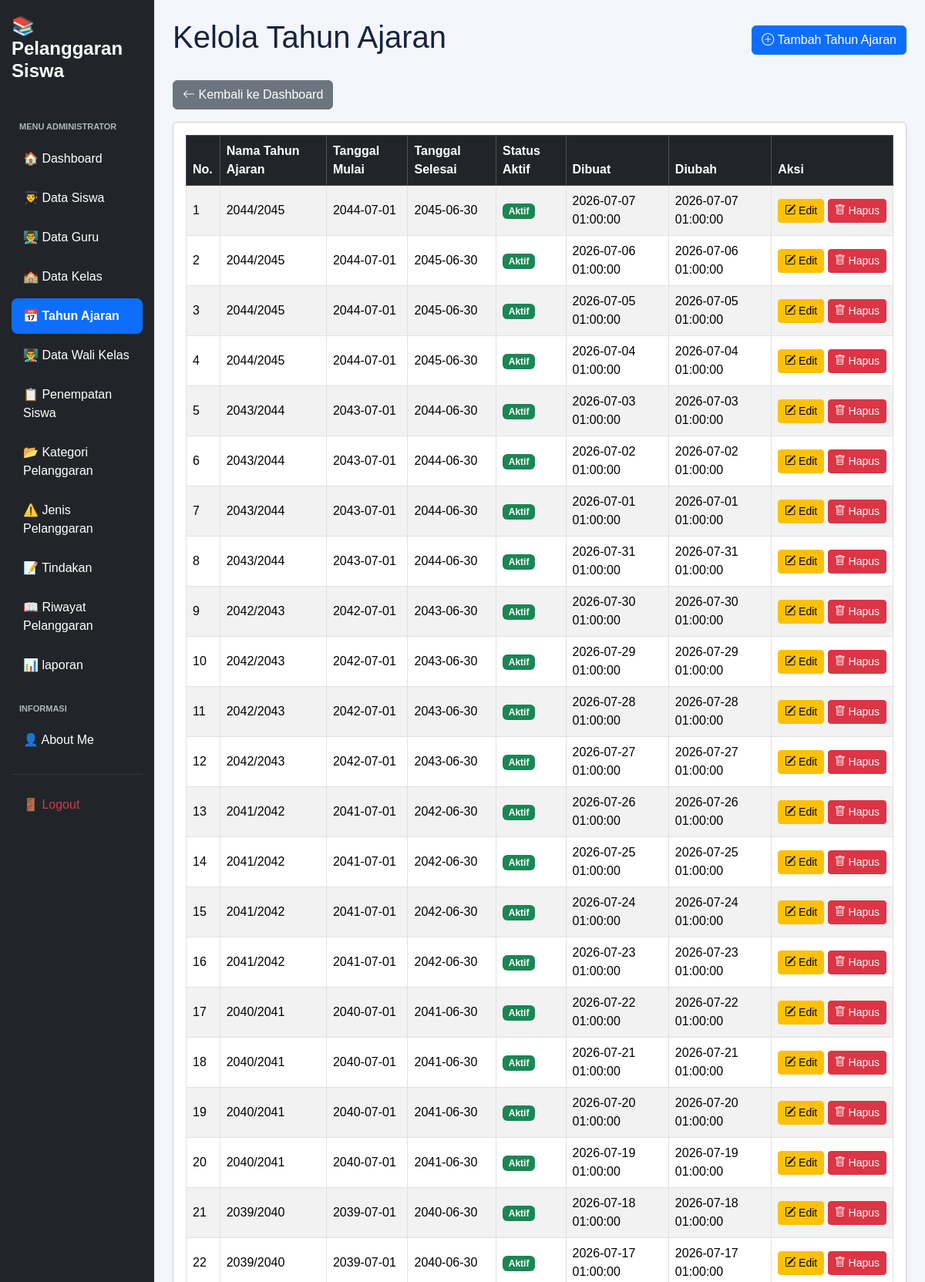
Page /kelola_tahun_ajaran.php (signed in, upper part) on the committed database.
### tables this page shows
CREATE TABLE `t_tahun_ajaran` (
  `id` int(11) NOT NULL,
  `nama` varchar(20) DEFAULT NULL,
  `tanggal_mulai` date NOT NULL,
  `tanggal_selesai` date NOT NULL,
  `status_aktif` tinyint(1) NOT NULL,
  `created_at` timestamp NOT NULL DEFAULT current_timestamp(),
  `updated_at` timestamp NOT NULL DEFAULT current_timestamp()
);

### kelola_tahun_ajaran.php (the view, shortened to what this page needs)
<?php
include 'config/koneksi.php';
$sql = "SELECT * FROM t_tahun_ajaran ORDER BY id DESC";
$hasil = mysqli_query($koneksi, $sql);
?>
<!DOCTYPE html>
<html lang="id">
<head>
    <link href="https://cdn.jsdelivr.net/npm/bootstrap@5.3.8/dist/css/bootstrap.min.css"
          rel="stylesheet">
    <link href="https://cdn.jsdelivr.net/npm/bootstrap-icons@1.11.3/font/bootstrap-icons.css"
          rel="stylesheet">
    <link href="https://cdn.datatables.net/2.3.4/css/dataTables.bootstrap5.min.css"
          rel="stylesheet">
    <link rel="stylesheet" href="layout/style.css">
</head>
<body>
<div class="container-fluid">
    <div class="row">
        <?php include 'layout/sidebar.php'; ?>
        <main class="col-md-9 col-lg-10 p-4">
            <div class="d-flex justify-content-between align-items-center mb-4">
                <h1>Kelola Tahun Ajaran</h1>
                <a href="tambah_tahun_ajaran.php" class="btn btn-primary">
                    <i class="bi bi-plus-circle"></i>
                    Tambah Tahun Ajaran
                </a>
            </div>
            <a href="dashboard.php" class="btn btn-secondary mb-3">
                <i class="bi bi-arrow-left"></i>
                Kembali ke Dashboard
            </a>
            <div class="card shadow-sm">
                <div class="card-body">
                    <div class="table-responsive">
                        <table id="tabelTahunAjaran"
                               class="table table-striped table-bordered table-hover align-middle w-100">
                            <thead class="table-dark">
                                <tr>
                                    <th>No.</th>
                                    <th>Nama Tahun Ajaran</th>
                                    <th>Tanggal Mulai</th>
                                    <th>Tanggal Selesai</th>
                                    <th>Status Aktif</th>
                                    <th>Dibuat</th>
                                    <th>Diubah</th>
                                    <th>Aksi</th>
                                </tr>
                            </thead>
                            <tbody>
                                <?php
                                $no = 1;
                                while ($row = mysqli_fetch_assoc($hasil)) {
                                ?>
                                <tr>
                                    <td><?= $no++ ?></td>
                                    <td>
                                        <?= htmlspecialchars($row['nama']) ?>
                                    </td>
                                    <td>
                                        <?= htmlspecialchars($row['tanggal_mulai']) ?>
                                    </td>
                                    <td>
                                        <?= htmlspecialchars($row['tanggal_selesai']) ?>
                                    </td>
                                    <td>
                                        <?php if ($row['status_aktif'] == 1) { ?>
                                            <span class="badge bg-success">
                                                Aktif
                                            </span>
                                        <?php } else { ?>
                                            <span class="badge bg-secondary">
                                                Tidak Aktif
                                            </span>
                                        <?php } ?>
                                    </td>
                                    <td>
                                        <?= htmlspecialchars($row['created_at'] ?? '-') ?>
                                    </td>
                                    <td>
                                        <?= htmlspecialchars($row['updated_at'] ?? '-') ?>
                                    </td>
                                    <td class="text-nowrap">
                                        <a href="edit_tahun_ajaran.php?id=<?= urlencode($row['id']) ?>"
                                           class="btn btn-warning btn-sm">
                                            <i class="bi bi-pencil-square"></i>
                                            Edit
                                        </a>
                                        <a href="hapus_tahun_ajaran.php?id=<?= urlencode($row['id']) ?>"
                                           class="btn btn-danger btn-sm"
                                           onclick="return confirm('Yakin ingin menghapus tahun ajaran ini?')">
                                            <i class="bi bi-trash"></i>
                                            Hapus
                                        </a>
                                    </td>
                                </tr>
                                <?php } ?>
                            </tbody>
                        </table>
                    </div>
                </div>
            </div>
        </main>
    </div>
</div>
</body>
</html>

### layout/style.css (style rules this page uses)
:root { --primary: #3659d9; --navy: #17233f; --background: #f4f6fb; --text-muted: #778198; --border: #e8ecf4; }
* { box-sizing: border-box; }
body { margin: 0; font-family: 'Poppins', sans-serif; background: var(--background); color: var(--navy); }

### rows in the picture
t_tahun_ajaran: nama "2044/2045", tanggal_mulai "2044-07-01", tanggal_selesai "2045-06-30", status_aktif "Aktif", created_at "2026-07-07 01:00:00", updated_at "2026-07-07 01:00:00"
t_tahun_ajaran: nama "2044/2045", tanggal_mulai "2044-07-01", tanggal_selesai "2045-06-30", status_aktif "Aktif", created_at "2026-07-06 01:00:00", updated_at "2026-07-06 01:00:00"
t_tahun_ajaran: nama "2044/2045", tanggal_mulai "2044-07-01", tanggal_selesai "2045-06-30", status_aktif "Aktif", created_at "2026-07-05 01:00:00", updated_at "2026-07-05 01:00:00"
t_tahun_ajaran: nama "2044/2045", tanggal_mulai "2044-07-01", tanggal_selesai "2045-06-30", status_aktif "Aktif", created_at "2026-07-04 01:00:00", updated_at "2026-07-04 01:00:00"
t_tahun_ajaran: nama "2043/2044", tanggal_mulai "2043-07-01", tanggal_selesai "2044-06-30", status_aktif "Aktif", created_at "2026-07-03 01:00:00", updated_at "2026-07-03 01:00:00"
t_tahun_ajaran: nama "2043/2044", tanggal_mulai "2043-07-01", tanggal_selesai "2044-06-30", status_aktif "Aktif", created_at "2026-07-02 01:00:00", updated_at "2026-07-02 01:00:00"
t_tahun_ajaran: nama "2043/2044", tanggal_mulai "2043-07-01", tanggal_selesai "2044-06-30", status_aktif "Aktif", created_at "2026-07-01 01:00:00", updated_at "2026-07-01 01:00:00"
t_tahun_ajaran: nama "2043/2044", tanggal_mulai "2043-07-01", tanggal_selesai "2044-06-30", status_aktif "Aktif", created_at "2026-07-31 01:00:00", updated_at "2026-07-31 01:00:00"
t_tahun_ajaran: nama "2042/2043", tanggal_mulai "2042-07-01", tanggal_selesai "2043-06-30", status_aktif "Aktif", created_at "2026-07-30 01:00:00", updated_at "2026-07-30 01:00:00"
t_tahun_ajaran: nama "2042/2043", tanggal_mulai "2042-07-01", tanggal_selesai "2043-06-30", status_aktif "Aktif", created_at "2026-07-29 01:00:00", updated_at "2026-07-29 01:00:00"
t_tahun_ajaran: nama "2042/2043", tanggal_mulai "2042-07-01", tanggal_selesai "2043-06-30", status_aktif "Aktif", created_at "2026-07-28 01:00:00", updated_at "2026-07-28 01:00:00"
t_tahun_ajaran: nama "2042/2043", tanggal_mulai "2042-07-01", tanggal_selesai "2043-06-30", status_aktif "Aktif", created_at "2026-07-27 01:00:00", updated_at "2026-07-27 01:00:00"
t_tahun_ajaran: nama "2041/2042", tanggal_mulai "2041-07-01", tanggal_selesai "2042-06-30", status_aktif "Aktif", created_at "2026-07-26 01:00:00", updated_at "2026-07-26 01:00:00"
t_tahun_ajaran: nama "2041/2042", tanggal_mulai "2041-07-01", tanggal_selesai "2042-06-30", status_aktif "Aktif", created_at "2026-07-25 01:00:00", updated_at "2026-07-25 01:00:00"
t_tahun_ajaran: nama "2041/2042", tanggal_mulai "2041-07-01", tanggal_selesai "2042-06-30", status_aktif "Aktif", created_at "2026-07-24 01:00:00", updated_at "2026-07-24 01:00:00"
t_tahun_ajaran: nama "2041/2042", tanggal_mulai "2041-07-01", tanggal_selesai "2042-06-30", status_aktif "Aktif", created_at "2026-07-23 01:00:00", updated_at "2026-07-23 01:00:00"
t_tahun_ajaran: nama "2040/2041", tanggal_mulai "2040-07-01", tanggal_selesai "2041-06-30", status_aktif "Aktif", created_at "2026-07-22 01:00:00", updated_at "2026-07-22 01:00:00"
t_tahun_ajaran: nama "2040/2041", tanggal_mulai "2040-07-01", tanggal_selesai "2041-06-30", status_aktif "Aktif", created_at "2026-07-21 01:00:00", updated_at "2026-07-21 01:00:00"
t_tahun_ajaran: nama "2040/2041", tanggal_mulai "2040-07-01", tanggal_selesai "2041-06-30", status_aktif "Aktif", created_at "2026-07-20 01:00:00", updated_at "2026-07-20 01:00:00"
t_tahun_ajaran: nama "2040/2041", tanggal_mulai "2040-07-01", tanggal_selesai "2041-06-30", status_aktif "Aktif", created_at "2026-07-19 01:00:00", updated_at "2026-07-19 01:00:00"
t_tahun_ajaran: nama "2039/2040", tanggal_mulai "2039-07-01", tanggal_selesai "2040-06-30", status_aktif "Aktif", created_at "2026-07-18 01:00:00", updated_at "2026-07-18 01:00:00"
t_tahun_ajaran: nama "2039/2040", tanggal_mulai "2039-07-01", tanggal_selesai "2040-06-30", status_aktif "Aktif", created_at "2026-07-17 01:00:00", updated_at "2026-07-17 01:00:00"
